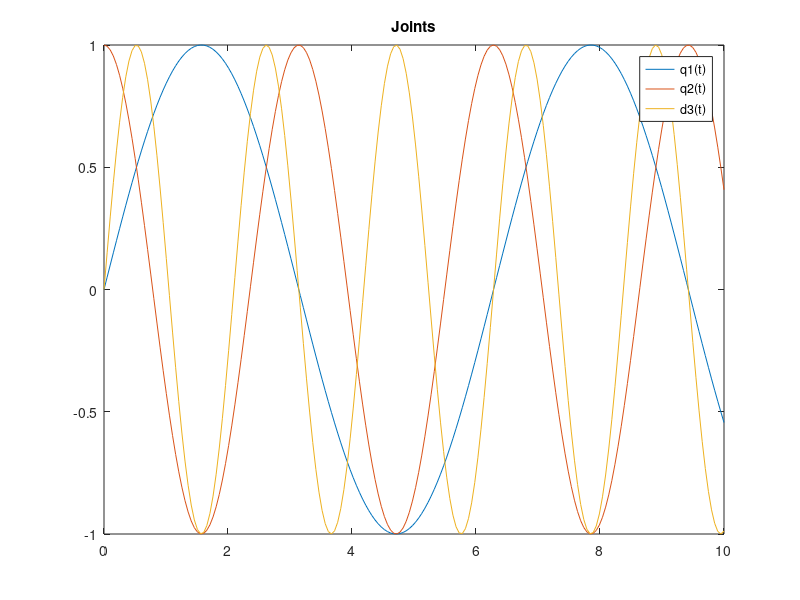

Source code (MATLAB): (Note: this script raises an error after producing the figure.)
%% Run each section seperately
% constants
a2 = 1;
d1 = 1;
%% Sec 1
% joints angles as a function of time
t = linspace(0,10,200);
q1_t = sin(t);
q2_t = cos(2*t);
d3_t = sin(3*t);

plot(t,q1_t)
title('Joints')
hold on
plot(t,q2_t)
plot(t,d3_t) 
legend('q1(t)','q2(t)','d3(t)')
hold off
%% sec 2
% prepare the vectors that will be plotted
J1_1 = zeros(1,200);
J1_2 = zeros(1,200);
J1_3 = zeros(1,200);

J2_1 = zeros(1,200);
J2_2 = zeros(1,200);
J2_3 = zeros(1,200);

J3_1 = zeros(1,200);
J3_2 = zeros(1,200);
J3_3 = zeros(1,200);

J4_1 = zeros(1,200);
J4_2 = zeros(1,200);
J4_3 = zeros(1,200);

J5_1 = zeros(1,200);
J5_2 = zeros(1,200);
J5_3 = zeros(1,200);

J6_1 = zeros(1,200);
J6_2 = zeros(1,200);
J6_3 = zeros(1,200);

X_dot = zeros(6,1,200);
%y_q1
% compute the forward kinematic matrix at each time step
for count = 1:200
    H = Rz(q1_t(count)) * Tz(d1) * Ry(q2_t(count)) * Tx(a2) * Tx(d3_t(count));
    % rotation matrix of the end effector
    R = H(1:3,1:3);
    % the inverse of the rotation matrix
    R_i = [R^-1 zeros(3,1);0 0 0 1];

    % get the jacobian of the first joint
    J1r = Rzd(q1_t(count)) * Tz(d1) * Ry(q2_t(count)) * Tx(a2) * Tx(d3_t(count)) * R_i;
    % get the jacobian elements
    J1 = [ J1r(1,4) J1r(2,4) J1r(3,4) J1r(3,2) J1r(1,3) J1r(2,1)].';

    %2nd joint
    J2r = Rz(q1_t(count)) * Tz(d1) * Ryd(q2_t(count)) * Tx(a2) * Tx(d3_t(count)) * R_i;
    % get the jacobian elements
    J2 = [ J2r(1,4) J2r(2,4) J2r(3,4) J2r(3,2) J2r(1,3) J2r(2,1)].';

    %3rd joint

    J3p = Rz(q1_t(count)) * Tz(d1) * Ry(q2_t(count)) * Tx(a2) * Txd(d3_t(count)) * R_i;
    % get the jacobian elements
    J3 = [ J3p(1,4) J3p(2,4) J3p(3,4) J3p(3,2) J3p(1,3) J3p(2,1)].';

    % Full jacobian
    J = [J1 J2 J3];
    X_dot(:,:,count) =  J * [ cos(t(count)); -2*sin(2*t(count)); 3*cos(3*t(count)) ];
    J1_1(count) = J(1,1);
    J1_2(count) = J(1,2);
    J1_3(count) = J(1,3);
    
    J2_1(count) = J(2,1);
    J2_2(count) = J(2,2);
    J2_3(count) = J(2,3);

    J3_1(count) = J(3,1);
    J3_2(count) = J(3,2);
    J3_3(count) = J(3,3);
    
    J4_1(count) = J(4,1);
    J4_2(count) = J(4,2);
    J4_3(count) = J(4,3);
    
    J5_1(count) = J(5,1);
    J5_2(count) = J(5,2);
    J5_3(count) = J(5,3);

    J6_1(count) = J(6,1);
    J6_2(count) = J(6,2);
    J6_3(count) = J(6,3);
end

%% plot each joint seperately
plt = tiledlayout(6,3); % Requires R2019b or later
nexttile
plot(t,J1_1,'r','DisplayName','x_q1(t)')
nexttile
plot(t,J1_2,'DisplayName','x_q2(t)')
nexttile
plot(t,J1_3,'g','DisplayName','x_d3(t)')
nexttile
plot(t,J2_1,'r','DisplayName','y_q1(t)')
nexttile
plot(t,J2_2,'DisplayName','y_q2(t)')
nexttile
plot(t,J2_3,'g','DisplayName','y_d3(t)')
nexttile
plot(t,J3_1,'r','DisplayName','z_q1(t)')
nexttile
plot(t,J3_2,'DisplayName','z_q2(t)')
nexttile
plot(t,J3_3,'g','DisplayName','z_d3(t)')
nexttile
plot(t,J4_1,'r','DisplayName','wx_q1(t)')
nexttile
plot(t,J4_2,'DisplayName','wx_q2(t)')
nexttile
plot(t,J4_3,'g','DisplayName','wx_d3(t)')
nexttile
plot(t,J5_1,'r','DisplayName','wy_q1(t)')
nexttile
plot(t,J5_2,'DisplayName','wy_q2(t)')
nexttile
plot(t,J5_3,'g','DisplayName','wy_d3(t)')
nexttile
plot(t,J6_1,'r','DisplayName','wz_q1(t)')
nexttile
plot(t,J6_2,'DisplayName','wz_q2(t)')
nexttile
plot(t,J6_3,'g','DisplayName','wz_d3(t)')
plt.Padding = 'none';
plt.TileSpacing = 'none';
legend('')
%% plotting of the toolframe velocities
x_dot = X_dot(1,:,:);
x_dot = x_dot(:);
y_dot = X_dot(2,:,:);
y_dot = y_dot(:);
z_dot = X_dot(3,1,:);
z_dot = z_dot(:);
wx_dot = X_dot(4,1,:);
wx_dot = wx_dot(:);
wy_dot = X_dot(5,1,:);
wy_dot = wy_dot(:);
wz_dot = X_dot(6,1,:);
wz_dot = wz_dot(:);
plt_2 = tiledlayout(6,1); % Requires R2019b or later
nexttile
plot(t,x_dot,'DisplayName','x_end(t)')
nexttile
plot(t,y_dot,'g','DisplayName','y_end(t)')
nexttile
plot(t,z_dot,'r','DisplayName','z_end(t)')
nexttile
plot(t,wx_dot,'DisplayName','wx_end(t)')
nexttile
plot(t,wy_dot,'g','DisplayName','wy_end(t)')
nexttile
plot(t,wz_dot,'r','DisplayName','wz_end(t)')
plt_2.Padding = 'none';
plt_2.TileSpacing = 'none';